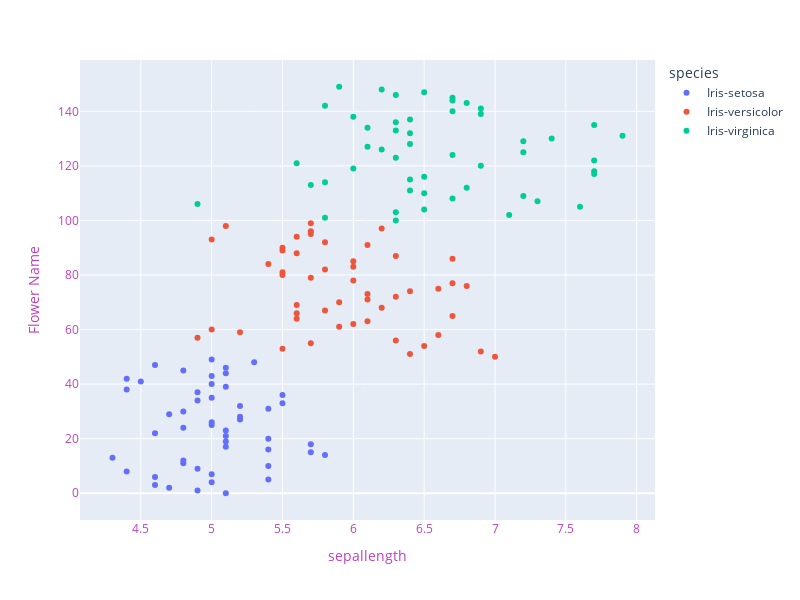

Notebook code cell kept with this figure:
### Code cell
fig = px.scatter(data_frame=df, x='sepal_length',color='species')
fig.update_layout(width=800, height=600,
                  xaxis=dict(title='sepallength',color="#BF40BF"),
                 yaxis=dict(title="Flower Name",color="#BF40BF"))
fig.show()

### Figure 1 — Plotly figure (JSON) as saved in the notebook; plotly's stock layout.template omitted (floating-point values rounded to 4 significant figures)
{"data": [{"hovertemplate": "species=Iris-setosa<br>sepal_length=%{x}<br>index=%{y}<extra></extra>", "legendgroup": "Iris-setosa", "marker": {"color": "#636efa", "symbol": "circle"}, "mode": "markers", "name": "Iris-setosa", "orientation": "h", "showlegend": true, "type": "scatter", "x": [5.1, 4.9, 4.7, 4.6, 5, 5.4, 4.6, 5, 4.4, 4.9, 5.4, 4.8, 4.8, 4.3, 5.8, 5.7, 5.4, 5.1, 5.7, 5.1, 5.4, 5.1, 4.6, 5.1, 4.8, 5, 5, 5.2, 5.2, 4.7, 4.8, 5.4, 5.2, 5.5, 4.9, 5, 5.5, 4.9, 4.4, 5.1, 5, 4.5, 4.4, 5, 5.1, 4.8, 5.1, 4.6, 5.3, 5], "xaxis": "x", "y": [0, 1, 2, 3, 4, 5, 6, 7, 8, 9, 10, 11, 12, 13, 14, 15, 16, 17, 18, 19, 20, 21, 22, 23, 24, 25, 26, 27, 28, 29, 30, 31, 32, 33, 34, 35, 36, 37, 38, 39, 40, 41, 42, 43, 44, 45, 46, 47, 48, 49], "yaxis": "y"}, {"hovertemplate": "species=Iris-versicolor<br>sepal_length=%{x}<br>index=%{y}<extra></extra>", "legendgroup": "Iris-versicolor", "marker": {"color": "#EF553B", "symbol": "circle"}, "mode": "markers", "name": "Iris-versicolor", "orientation": "h", "showlegend": true, "type": "scatter", "x": [7, 6.4, 6.9, 5.5, 6.5, 5.7, 6.3, 4.9, 6.6, 5.2, 5, 5.9, 6, 6.1, 5.6, 6.7, 5.6, 5.8, 6.2, 5.6, 5.9, 6.1, 6.3, 6.1, 6.4, 6.6, 6.8, 6.7, 6, 5.7, 5.5, 5.5, 5.8, 6, 5.4, 6, 6.7, 6.3, 5.6, 5.5, 5.5, 6.1, 5.8, 5, 5.6, 5.7, 5.7, 6.2, 5.1, 5.7], "xaxis": "x", "y": [50, 51, 52, 53, 54, 55, 56, 57, 58, 59, 60, 61, 62, 63, 64, 65, 66, 67, 68, 69, 70, 71, 72, 73, 74, 75, 76, 77, 78, 79, 80, 81, 82, 83, 84, 85, 86, 87, 88, 89, 90, 91, 92, 93, 94, 95, 96, 97, 98, 99], "yaxis": "y"}, {"hovertemplate": "species=Iris-virginica<br>sepal_length=%{x}<br>index=%{y}<extra></extra>", "legendgroup": "Iris-virginica", "marker": {"color": "#00cc96", "symbol": "circle"}, "mode": "markers", "name": "Iris-virginica", "orientation": "h", "showlegend": true, "type": "scatter", "x": [6.3, 5.8, 7.1, 6.3, 6.5, 7.6, 4.9, 7.3, 6.7, 7.2, 6.5, 6.4, 6.8, 5.7, 5.8, 6.4, 6.5, 7.7, 7.7, 6, 6.9, 5.6, 7.7, 6.3, 6.7, 7.2, 6.2, 6.1, 6.4, 7.2, 7.4, 7.9, 6.4, 6.3, 6.1, 7.7, 6.3, 6.4, 6, 6.9, 6.7, 6.9, 5.8, 6.8, 6.7, 6.7, 6.3, 6.5, 6.2, 5.9], "xaxis": "x", "y": [100, 101, 102, 103, 104, 105, 106, 107, 108, 109, 110, 111, 112, 113, 114, 115, 116, 117, 118, 119, 120, 121, 122, 123, 124, 125, 126, 127, 128, 129, 130, 131, 132, 133, 134, 135, 136, 137, 138, 139, 140, 141, 142, 143, 144, 145, 146, 147, 148, 149], "yaxis": "y"}], "layout": {"height": 600, "legend": {"title": {"text": "species"}, "tracegroupgap": 0}, "margin": {"t": 60}, "width": 800, "xaxis": {"anchor": "y", "color": "#BF40BF", "domain": [0, 1], "title": {"text": "sepallength"}}, "yaxis": {"anchor": "x", "color": "#BF40BF", "domain": [0, 1], "title": {"text": "Flower Name"}}}}
